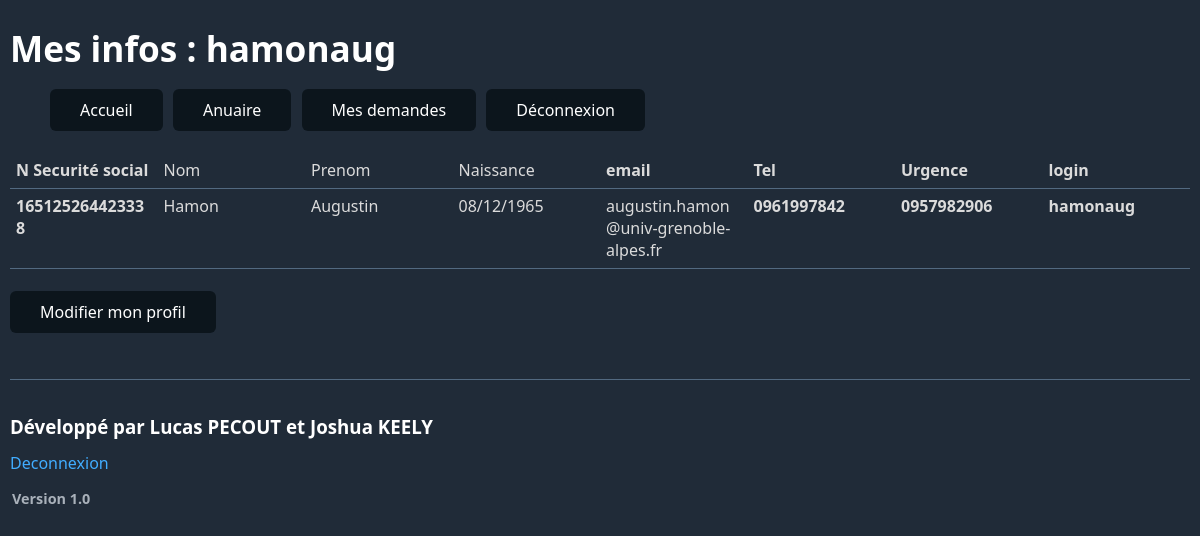
The page /mesinfos (signed in) on the database its author committed.
### tables this page shows
CREATE TABLE "enseignants" (
	"secu"	varchar(15),
	"nom"	varchar(50) NOT NULL,
	"prenom"	varchar(50) NOT NULL,
	"naissance"	date,
	"email"	varchar(100) NOT NULL UNIQUE,
	"tel"	varchar(10),
	"urgence"	varchar(100),
	"login"	varchar(8),
	FOREIGN KEY("login") REFERENCES "comptes"("login"),
	PRIMARY KEY("secu")
);

### app.py (the view)
@app.route('/mesinfos', methods=['GET', 'POST'])
@db.login_required
def mesinfos():
    return render_template('mesinfos.html',user=session['login'], infos=db.get_infos(session['login']))

### db.py (called while the page is built)
def get_db():
    if 'db' not in g:
        g.db = sqlite3.connect(current_app.config['DATABASE'])
        g.db.row_factory = sqlite3.Row
        current_app.logger.info(f'Connexion à la BDD')
    return g.db

def login_required(f):
    @wraps(f)
    def wrap(*args, **kwargs):
        if 'login' in session:
            return f(*args, **kwargs)
        flash("Veuillez vous identifier")
        return redirect(url_for('login'))
    return wrap

def get_infos(login):
    db = get_db()
    cursor = db.cursor()
    cursor.execute("""SELECT secu,login,prenom,nom,strftime("%d/%m/%Y", naissance) AS naissance,email,tel,urgence FROM enseignants WHERE login = :login""",{'login': login})
    return cursor.fetchone()

### templates/mesinfos.html (shortened to what this page needs)
{% extends 'layout.html' %}
{% block main %}
<h1>Mes infos : {{ user }}</h1>
<ul>
    <button onclick="window.location.href = '/';">Accueil</button>
    <button onclick="window.location.href = '/anuaire';">Anuaire</button>
    <button onclick="window.location.href = '/mesdemandes';">Mes demandes</button>
    <button onclick="window.location.href = '/logout';">Déconnexion</button>
</ul>
<table>
    <thead>
    <tr>
        <th>N Securité social</th>
        <td>Nom</td>
        <td>Prenom</td>
        <td>Naissance</td>
        <th>email</th>
        <th>Tel</th>
        <th>Urgence</th>
        <th>login</th>
    </tr>
    </thead>
    <tbody>
    <tr>
        <th>{{ infos["secu"] }}</th>
        <td>{{ infos["nom"] }}</td>
        <td>{{ infos["prenom"] }}</td>
        <td>{{ infos["naissance"] }}</td>
        <td>{{ infos["email"] }}</td>
        <th>{{ infos["tel"] }}</th>
        <th>{{ infos["urgence"] }}</th>
        <th>{{ infos["login"] }}</th>
    </tr>
    </tbody>
    <tfoot>
    <tr>
        <th colspan="8"></th>
    </tr>
    </tfoot>
</table>
    <button onclick="window.location.href = '/mesdemandes/infos/{{ user }}';">Modifier mon profil</button>
{% endblock %}

### static/css/dark.css (style rules this page uses)
:root { --background-body: #202b38; --background: #161f27; --background-alt: #1a242f; --selection: #1c76c5; --text-main: #dbdbdb; --text-bright: #fff; --text-muted: #a9b1ba; --links: #41adff; --focus: #0096bfab; --border: #526980; --code: #ffbe85; --animation-duration: 0.1s; --button-base: #0c151c; --button-hover: #040a0f; --scrollbar-thumb: var(--button-hover); --scrollbar-thumb-hover: rgb(0, 0, 0); --form-placeholder: #a9a9a9; --form-text: #fff; --variable: #d941e2; --highlight: #efdb43; }
html { scrollbar-color: #040a0f #202b38; scrollbar-color: var(--scrollbar-thumb) var(--background-body); scrollbar-width: thin; }
body { font-family: system-ui, -apple-system, BlinkMacSystemFont, 'Segoe UI', 'Roboto', 'Oxygen', 'Ubuntu', 'Cantarell', 'Fira Sans', 'Droid Sans', 'Helvetica Neue', 'Segoe UI Emoji', 'Apple Color Emoji', 'Noto Color Emoji', sans-serif; line-height: 1.4; max-width: 1200px; margin: 3px auto; padding: 0 10px; word-wrap: break-word; color: #dbdbdb; color: var(--text-main); background: #202b38; background: var(--background-body); text-rendering: optimizeLegibility; }
button { transition: background-color 0.1s linear, border-color 0.1s linear, color 0.1s linear, box-shadow 0.1s linear, transform 0.1s ease; transition: background-color var(--animation-duration) linear, border-color var(--animation-duration) linear, color var(--animation-duration) linear, box-shadow var(--animation-duration) linear, transform var(--animation-duration) ease; }
h1 { font-size: 2.2em; margin-top: 0; }
h1, h2, h3, h4, h5, h6 { margin-bottom: 12px; margin-top: 24px; }
h1 { color: #fff; color: var(--text-bright); }
h1, h2, h3, h4, h5, h6, b, strong, th { font-weight: 600; }
button, select, input[type='submit'], input[type='reset'], input[type='button'], input[type='checkbox'], input[type='range'], input[type='radio'] { cursor: pointer; }
button { color: #fff; color: var(--form-text); background-color: #161f27; background-color: var(--background); font-family: inherit; font-size: inherit; margin-right: 6px; margin-bottom: 6px; padding: 10px; border: none; border-radius: 6px; outline: none; }
button { background-color: #0c151c; background-color: var(--button-base); padding-right: 30px; padding-left: 30px; }
input:not([type='checkbox']):not([type='radio']), input[type='range'], select, button, textarea { -webkit-appearance: none; }
::placeholder { color: #a9a9a9; color: var(--form-placeholder); }
table { border-collapse: collapse; margin-bottom: 10px; width: 100%; table-layout: fixed; }
td, th { padding: 6px; text-align: left; vertical-align: top; word-wrap: break-word; }
thead { border-bottom: 1px solid #526980; border-bottom: 1px solid var(--border); }
tfoot { border-top: 1px solid #526980; border-top: 1px solid var(--border); }

### rows shown on the page
enseignants: login "hamonaug", secu "165125264423338", nom "Hamon", prenom "Augustin", email "augustin.hamon@univ-grenoble-alpes.fr", tel "0961997842", urgence "0957982906"

### other values the page prints
{{ infos["naissance"] }} "08/12/1965"
